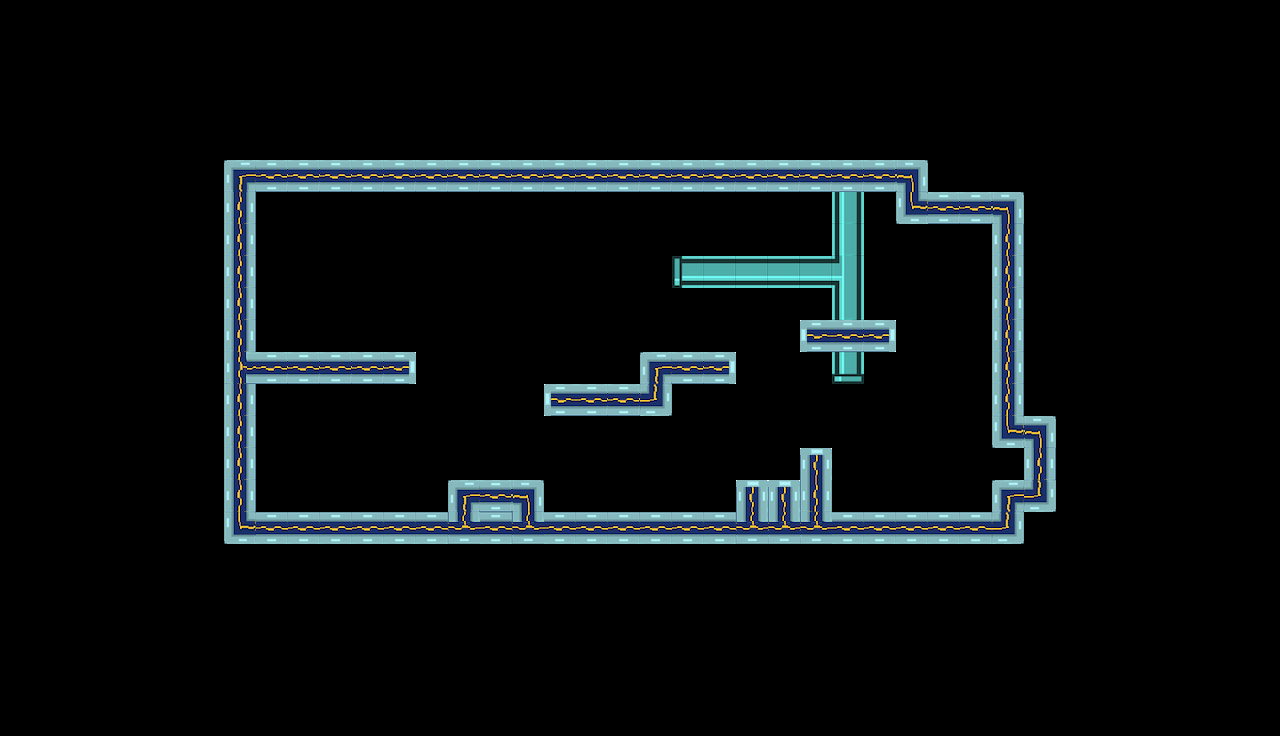

This is a level from a 2D game, rendered from its Tiled map with the project's own tilesets. A one-line summary and the map file follow, with tile-layer data summarised:
An orthogonal 40x23 tile map with 32x32 px tiles, 2 tile layers (background, platforms) and 6 objects (PlayerStart1, PlayerStart2, Exit, Fan, BackObject, ...).

<map version="1.0" tiledversion="1.0.3" orientation="orthogonal" renderorder="right-down" width="40" height="23" tilewidth="32" tileheight="32" nextobjectid="42">
 <properties>
  <property name="Back" value="back4" />
  <property name="Title" value="Cyborgs in the Stream" />
  <property name="backOffX" type="int" value="0" />
  <property name="backOffY" type="int" value="-100" />
 </properties>
 <tileset firstgid="1" source="tileset.tsx" />
 <layer name="background" width="40" height="23">
  <data>[920 cells, 52 non-empty, 8 distinct tile ids]</data>
 </layer>
 <layer name="platforms" width="40" height="23">
  <data>[920 cells, 714 non-empty, 14 distinct tile ids]</data>
 </layer>
 <objectgroup name="objects">
  <object id="4" name="P1" type="PlayerStart1" x="291" y="435" width="60" height="77" />
  <object id="5" name="P2" type="PlayerStart2" x="365.667" y="466" width="47" height="44" />
  <object id="16" name="exit" type="Exit" x="845.333" y="420" width="64" height="90" />
  <object id="34" name="fan1" type="Fan" x="992" y="446.667" width="32" height="32">
   <properties>
    <property name="dir" type="int" value="3" />
    <property name="power" type="int" value="100" />
    <property name="startOn" type="bool" value="true" />
   </properties>
  </object>
  <object id="37" name="BackObject" type="BackObject" x="555" y="418" width="96" height="96">
   <properties>
    <property name="frames" type="int" value="1" />
    <property name="speed" type="int" value="10" />
    <property name="sprite" value="blood1" />
    <property name="style" type="int" value="2" />
   </properties>
  </object>
  <object id="40" name="block1" type="Block" x="324" y="303" width="48" height="48" />
 </objectgroup>
</map>
